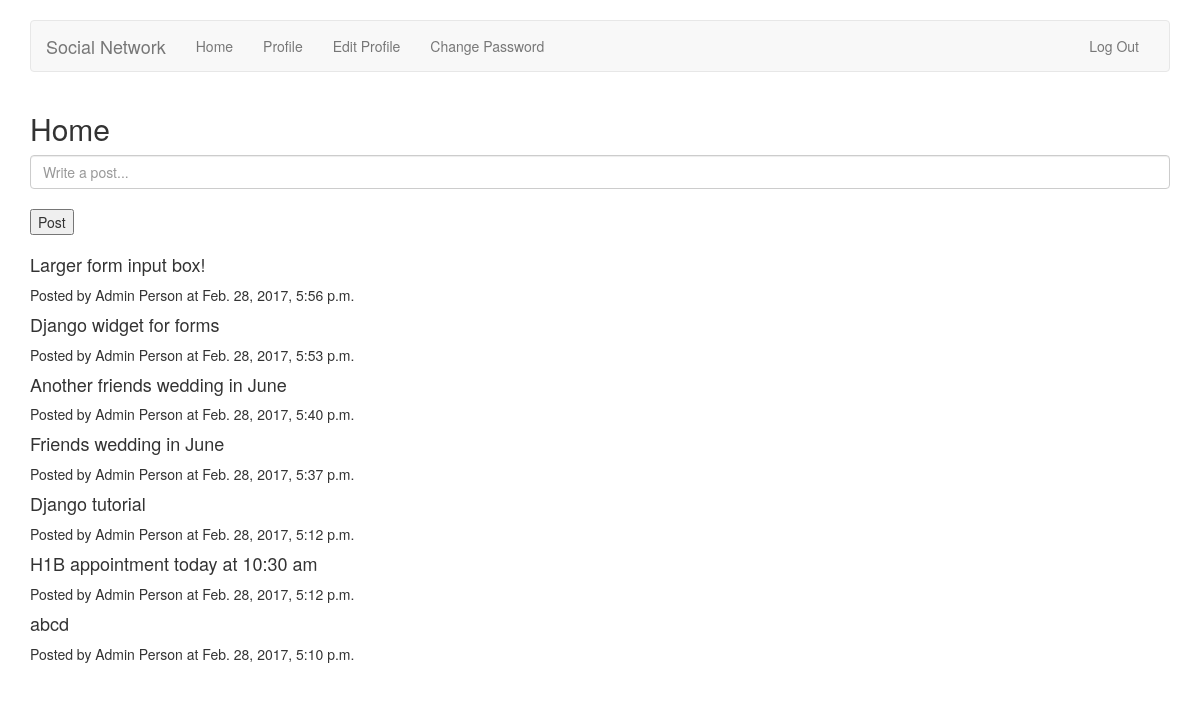
The app's page /home/ (signed in) with its own data.
### home/models.py (models this page shows)
class Post(models.Model):
    post = models.CharField(max_length=500)
    user = models.ForeignKey(User)
    created = models.DateTimeField(auto_now_add=True, blank=True)
    updated = models.DateTimeField(auto_now_add=True, blank=True)

### home/views.py (the view, shortened to what this page needs)
class HomeView(TemplateView):
    template_name = 'home/home.html'
    def get(self, request):
        form = HomeForm()
        posts = Post.objects.all().order_by('-created')
        args = {'form': form, 'posts': posts}
        return render(request, self.template_name, args)

### home/forms.py
class HomeForm(forms.ModelForm):
    post = forms.CharField(widget=forms.TextInput(
        attrs={
            'class': 'form-control',
            'placeholder': 'Write a post...'
        }
    ))
    class Meta:
        model = Post
        fields = ('post',) # "," is used to store tuple

### home/templates/home/home.html (shortened to what this page needs)
{% extends 'base.html' %}
{% block body %}
    <div class="container">
        <h2>Home</h2>
        <form method="post">
            {{ form.post }}
            <br>
            <button type="submit" name="button">Post</button>
        </form>
        {% for post in posts %}
            <h4>{{ post.post }}</h4>
            <p>Posted by {{ post.user.get_full_name }} at {{ post.created }}</p>
        {% endfor %}
    </div>
{% endblock %}

### accounts/templates/base.html (shortened to what this page needs)
 <!DOCTYPE html>
 <html>
    <head>
        <link rel="stylesheet" href="https://maxcdn.bootstrapcdn.com/bootstrap/3.3.7/css/bootstrap.min.css">
    </head>
    <body>
    <br>
    <div class="container">
      <nav class="navbar navbar-default">
        <div class="container-fluid">
          <div class="navbar-header">
            <a class="navbar-brand" href="/">Social Network</a>
          </div>
          <div id="navbar" class="navbar-collapse collapse">
            {% if user.is_authenticated %}
            <ul class="nav navbar-nav">
              <li><a href="{% url 'home:home' %}">Home</a></li>
              <li><a href="{% url 'accounts:view_profile' %}">Profile</a></li>
              <li><a href="{% url 'accounts:edit_profile' %}">Edit Profile</a></li>
              <li><a href="{% url 'accounts:change_password' %}">Change Password</a></li>
            </ul>
            <ul class="nav navbar-nav navbar-right">
                <li><a href="{% url 'accounts:logout' %}">Log Out</a></li>
            </ul>
            {% endif %}
          </div>
        </div>
      </nav>
    </div>
        {% block body %}{% endblock %}
    </body>
 </html>

### records on screen
Post: post "Larger form input box!", user.get_full_name "Admin Person", created "Feb. 28, 2017, 5:56 p.m."
Post: post "Django widget for forms", user.get_full_name "Admin Person", created "Feb. 28, 2017, 5:53 p.m."
Post: post "Another friends wedding in June", user.get_full_name "Admin Person", created "Feb. 28, 2017, 5:40 p.m."
Post: post "Friends wedding in June", user.get_full_name "Admin Person", created "Feb. 28, 2017, 5:37 p.m."
Post: post "Django tutorial", user.get_full_name "Admin Person", created "Feb. 28, 2017, 5:12 p.m."
Post: post "H1B appointment today at 10:30 am", user.get_full_name "Admin Person", created "Feb. 28, 2017, 5:12 p.m."
Post: post "abcd", user.get_full_name "Admin Person", created "Feb. 28, 2017, 5:10 p.m."
